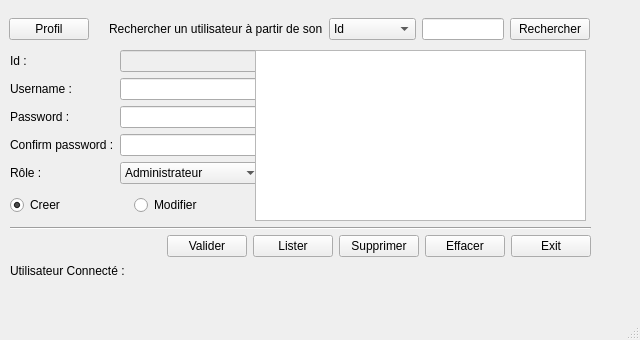
<?xml version="1.0" encoding="UTF-8"?>
<ui version="4.0">
 <class>UIAdministrateur</class>
 <widget class="QMainWindow" name="UIAdministrateur">
  <property name="geometry">
   <rect>
    <x>0</x>
    <y>0</y>
    <width>640</width>
    <height>340</height>
   </rect>
  </property>
  <property name="minimumSize">
   <size>
    <width>640</width>
    <height>340</height>
   </size>
  </property>
  <property name="maximumSize">
   <size>
    <width>640</width>
    <height>400</height>
   </size>
  </property>
  <property name="windowTitle">
   <string>Interface administrateur</string>
  </property>
  <widget class="QWidget" name="centralwidget">
   <widget class="QWidget" name="formLayoutWidget">
    <property name="geometry">
     <rect>
      <x>10</x>
      <y>50</y>
      <width>252</width>
      <height>152</height>
     </rect>
    </property>
    <layout class="QFormLayout" name="formLayout">
     <item row="0" column="0">
      <widget class="QLabel" name="labelId">
       <property name="text">
        <string>Id :</string>
       </property>
      </widget>
     </item>
     <item row="0" column="1">
      <widget class="QLineEdit" name="lineEditId">
       <property name="enabled">
        <bool>false</bool>
       </property>
      </widget>
     </item>
     <item row="1" column="0">
      <widget class="QLabel" name="labelUsername">
       <property name="text">
        <string>Username :</string>
       </property>
      </widget>
     </item>
     <item row="1" column="1">
      <widget class="QLineEdit" name="lineEditUsername"/>
     </item>
     <item row="2" column="0">
      <widget class="QLabel" name="labelPassword">
       <property name="text">
        <string>Password :</string>
       </property>
      </widget>
     </item>
     <item row="2" column="1">
      <widget class="QLineEdit" name="lineEditPassword">
       <property name="echoMode">
        <enum>QLineEdit::Password</enum>
       </property>
      </widget>
     </item>
     <item row="3" column="0">
      <widget class="QLabel" name="labelConfirmPassword">
       <property name="text">
        <string>Confirm password :</string>
       </property>
      </widget>
     </item>
     <item row="3" column="1">
      <widget class="QLineEdit" name="lineEditConfirmPassword">
       <property name="echoMode">
        <enum>QLineEdit::Password</enum>
       </property>
      </widget>
     </item>
     <item row="4" column="0">
      <widget class="QLabel" name="labelRole">
       <property name="text">
        <string>Rôle :</string>
       </property>
      </widget>
     </item>
     <item row="4" column="1">
      <widget class="QComboBox" name="comboBoxRole">
       <property name="currentIndex">
        <number>0</number>
       </property>
       <item>
        <property name="text">
         <string>Administrateur</string>
        </property>
       </item>
       <item>
        <property name="text">
         <string>Responsable</string>
        </property>
       </item>
       <item>
        <property name="text">
         <string>Formateur</string>
        </property>
       </item>
       <item>
        <property name="text">
         <string>Etudiant</string>
        </property>
       </item>
      </widget>
     </item>
    </layout>
   </widget>
   <widget class="QWidget" name="horizontalLayoutWidget">
    <property name="geometry">
     <rect>
      <x>10</x>
      <y>190</y>
      <width>241</width>
      <height>31</height>
     </rect>
    </property>
    <layout class="QHBoxLayout" name="horizontalLayout">
     <item>
      <widget class="QRadioButton" name="radioButtonCreer">
       <property name="text">
        <string>Creer</string>
       </property>
       <property name="checked">
        <bool>true</bool>
       </property>
      </widget>
     </item>
     <item>
      <widget class="QRadioButton" name="radioButtonModifier">
       <property name="text">
        <string>Modifier</string>
       </property>
      </widget>
     </item>
    </layout>
   </widget>
   <widget class="Line" name="line">
    <property name="geometry">
     <rect>
      <x>10</x>
      <y>220</y>
      <width>581</width>
      <height>16</height>
     </rect>
    </property>
    <property name="orientation">
     <enum>Qt::Horizontal</enum>
    </property>
   </widget>
   <widget class="QWidget" name="horizontalLayoutWidget_2">
    <property name="geometry">
     <rect>
      <x>10</x>
      <y>230</y>
      <width>581</width>
      <height>32</height>
     </rect>
    </property>
    <layout class="QHBoxLayout" name="horizontalLayout_2">
     <item>
      <spacer name="horizontalSpacer">
       <property name="orientation">
        <enum>Qt::Horizontal</enum>
       </property>
       <property name="sizeHint" stdset="0">
        <size>
         <width>40</width>
         <height>20</height>
        </size>
       </property>
      </spacer>
     </item>
     <item>
      <widget class="QPushButton" name="pushButtonValider">
       <property name="text">
        <string>Valider</string>
       </property>
      </widget>
     </item>
     <item>
      <widget class="QPushButton" name="pushButtonLister">
       <property name="text">
        <string>Lister</string>
       </property>
      </widget>
     </item>
     <item>
      <widget class="QPushButton" name="pushButtonSupprimer">
       <property name="text">
        <string>Supprimer</string>
       </property>
      </widget>
     </item>
     <item>
      <widget class="QPushButton" name="pushButtonEffacer">
       <property name="text">
        <string>Effacer</string>
       </property>
      </widget>
     </item>
     <item>
      <widget class="QPushButton" name="pushButtonExit">
       <property name="text">
        <string>Exit</string>
       </property>
      </widget>
     </item>
    </layout>
   </widget>
   <widget class="QTableView" name="tableView">
    <property name="geometry">
     <rect>
      <x>255</x>
      <y>50</y>
      <width>331</width>
      <height>171</height>
     </rect>
    </property>
   </widget>
   <widget class="QWidget" name="horizontalLayoutWidget_3">
    <property name="geometry">
     <rect>
      <x>9</x>
      <y>10</y>
      <width>581</width>
      <height>38</height>
     </rect>
    </property>
    <layout class="QHBoxLayout" name="horizontalLayout_3">
     <item>
      <widget class="QPushButton" name="pushButtonProfil">
       <property name="toolTip">
        <string>Consulter mon profil ...</string>
       </property>
       <property name="text">
        <string>Profil</string>
       </property>
      </widget>
     </item>
     <item>
      <spacer name="horizontalSpacer_2">
       <property name="orientation">
        <enum>Qt::Horizontal</enum>
       </property>
       <property name="sizeHint" stdset="0">
        <size>
         <width>40</width>
         <height>20</height>
        </size>
       </property>
      </spacer>
     </item>
     <item>
      <widget class="QLabel" name="labelRechercher">
       <property name="text">
        <string>Rechercher un utilisateur à partir de son</string>
       </property>
      </widget>
     </item>
     <item>
      <widget class="QComboBox" name="comboBoxRechercherPar">
       <property name="currentIndex">
        <number>0</number>
       </property>
       <item>
        <property name="text">
         <string>Id</string>
        </property>
       </item>
       <item>
        <property name="text">
         <string>Username</string>
        </property>
       </item>
      </widget>
     </item>
     <item>
      <widget class="QLineEdit" name="lineEditRechercher"/>
     </item>
     <item>
      <widget class="QPushButton" name="pushButtonRechercher">
       <property name="text">
        <string>Rechercher</string>
       </property>
      </widget>
     </item>
    </layout>
   </widget>
   <widget class="QWidget" name="horizontalLayoutWidget_4">
    <property name="geometry">
     <rect>
      <x>10</x>
      <y>260</y>
      <width>221</width>
      <height>21</height>
     </rect>
    </property>
    <layout class="QHBoxLayout" name="horizontalLayout_4">
     <item>
      <widget class="QLabel" name="labelUtilisateurConnecteTitre">
       <property name="text">
        <string>Utilisateur Connecté :</string>
       </property>
      </widget>
     </item>
     <item>
      <widget class="QLabel" name="labelUtilisateurConnecte">
       <property name="text">
        <string>&lt;dynamic&gt;</string>
       </property>
      </widget>
     </item>
    </layout>
   </widget>
  </widget>
  <widget class="QMenuBar" name="menubar">
   <property name="geometry">
    <rect>
     <x>0</x>
     <y>0</y>
     <width>640</width>
     <height>24</height>
    </rect>
   </property>
  </widget>
  <widget class="QStatusBar" name="statusbar"/>
 </widget>
 <resources/>
 <connections/>
</ui>
